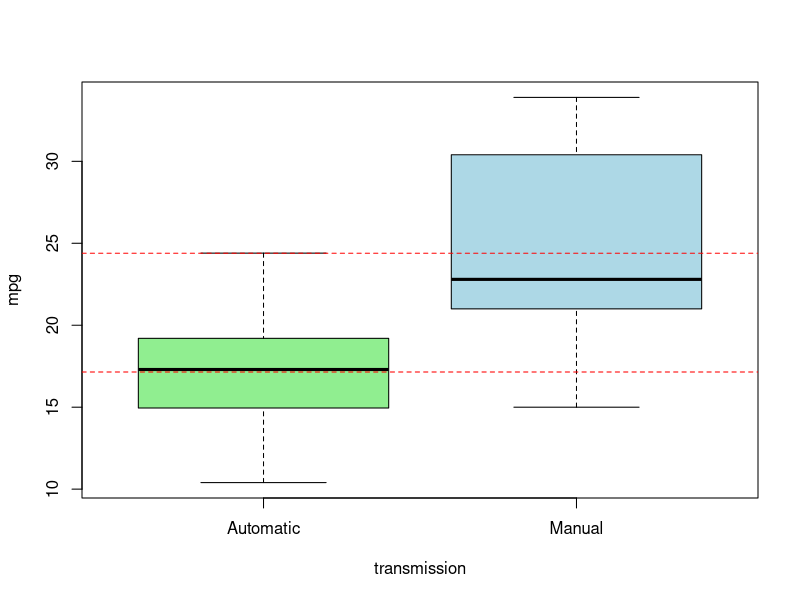

Source code (R):
## ---- chunk 1
knitr::opts_chunk$set(echo = TRUE)
## ---- chunk 2
data(mtcars)
head(mtcars, 5)
str(mtcars)
## ---- chunk 3
head(factor(mtcars$am,labels=c('Aut.','Man.')),5)
## ---- chunk 4
fit <- lm(mpg~am,data=mtcars)
summary(fit)
t.test(mpg~am,mtcars)
## ---- chunk 5
round(cor(mtcars$mpg,mtcars),3)
## ---- chunk 6
boxplot(mtcars$mpg ~ factor(mtcars$am, labels = c("Automatic", "Manual")),col=c('lightgreen','lightblue'),xlab='transmission', ylab='mpg')
abline(h = mean(mtcars$mpg[mtcars$am == 0]),col='red',lty=2)
abline(h = mean(mtcars$mpg[mtcars$am == 1]),col='red',lty=2)
